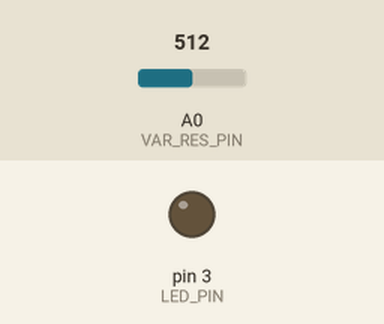
Recording of a sketch running on a simulated Arduino Uno, built with avr-gcc and run on an emulated ATmega328P. Shown: output pins drawn as LEDs (lit = HIGH). The test bench sets the inputs (shaded band); at power-on: A0 (VAR_RES_PIN) = 512.

Above: at 1.2 s.
1.3 s: A0 (VAR_RES_PIN) set to 524
At 2.5 s:
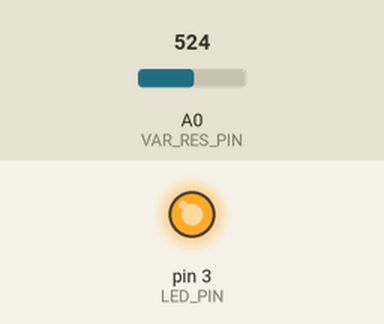
2.8 s: A0 (VAR_RES_PIN) set to 511
At 3.6 s:
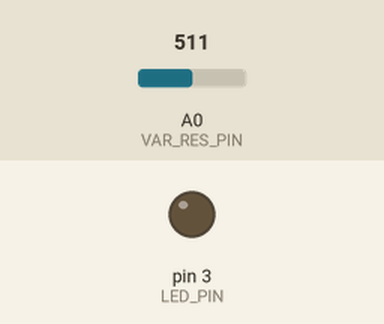
4.3 s: A0 (VAR_RES_PIN) set to 716
At 4.7 s:
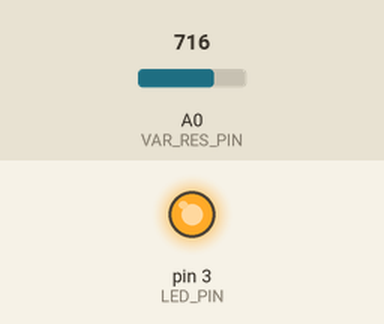
Timing chart, 0 to 7.3 s (numbered marks = the images above; inputs shaded):
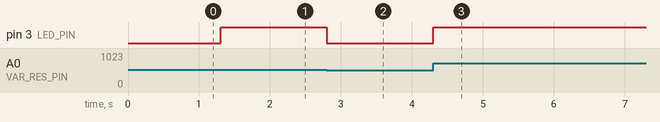

The sketch:

analogue_light.ino
```cpp
/*
 * Modified by Hamish
 * Original tutorial: ArduinoGetStarted.com
 *
 * replaces a pushbutton with a potentiometer.
 * The LED turns on when analog signal exceeds threshold.
 */

// Constant pin numbers
const int LED_PIN = 3;      // LED pin (output)
const int VAR_RES_PIN = A0; // Analog output pin

// Threshold value for detection
const int THRESHOLD = 512;

void setup() {
  // Initialize LED pin as output
  pinMode(LED_PIN, OUTPUT);

  // Initialize serial monitor for debugging (optional)
  Serial.begin(9600);
}

void loop() {
  // Read the analog value from the sound sensor
  int sensorValue = analogRead(VAR_RES_PIN);

  // Debug: Print the current sensor value to the Serial Monitor
  // Serial.print("Sound Level: ");
  // Serial.println(sensorValue);

  // Control LED
  if (sensorValue > THRESHOLD) {
    digitalWrite(LED_PIN, HIGH); // Turn ON LED
  } else {
    digitalWrite(LED_PIN, LOW);  // Turn OFF LED
  }

  // Small delay to stabilize
  delay(10);
}
```

Measured:
- the behaviour switches between 512 and 513 on A0 (VAR_RES_PIN) (found by bisection; images 0 and 1)
- after the input at 1.3 s, pin 3 (LED_PIN): LOW → HIGH at once
- after the input at 2.8 s, pin 3 (LED_PIN): HIGH → LOW at once
- after the input at 4.3 s, pin 3 (LED_PIN): LOW → HIGH at once
